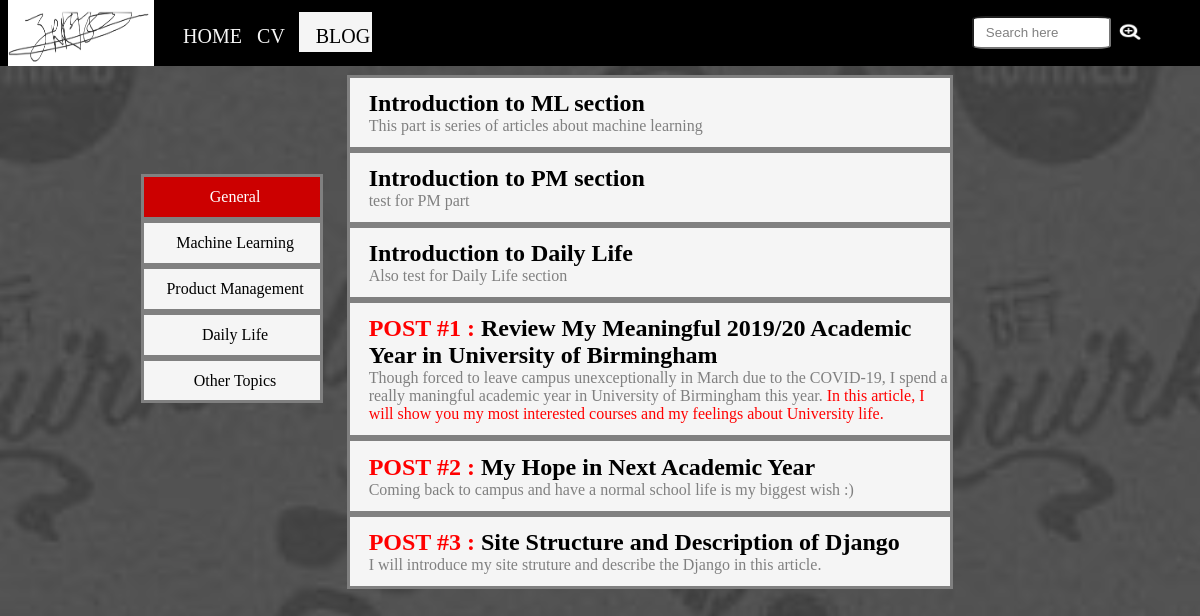
/blog/, run on an earlier commit of the app's database.
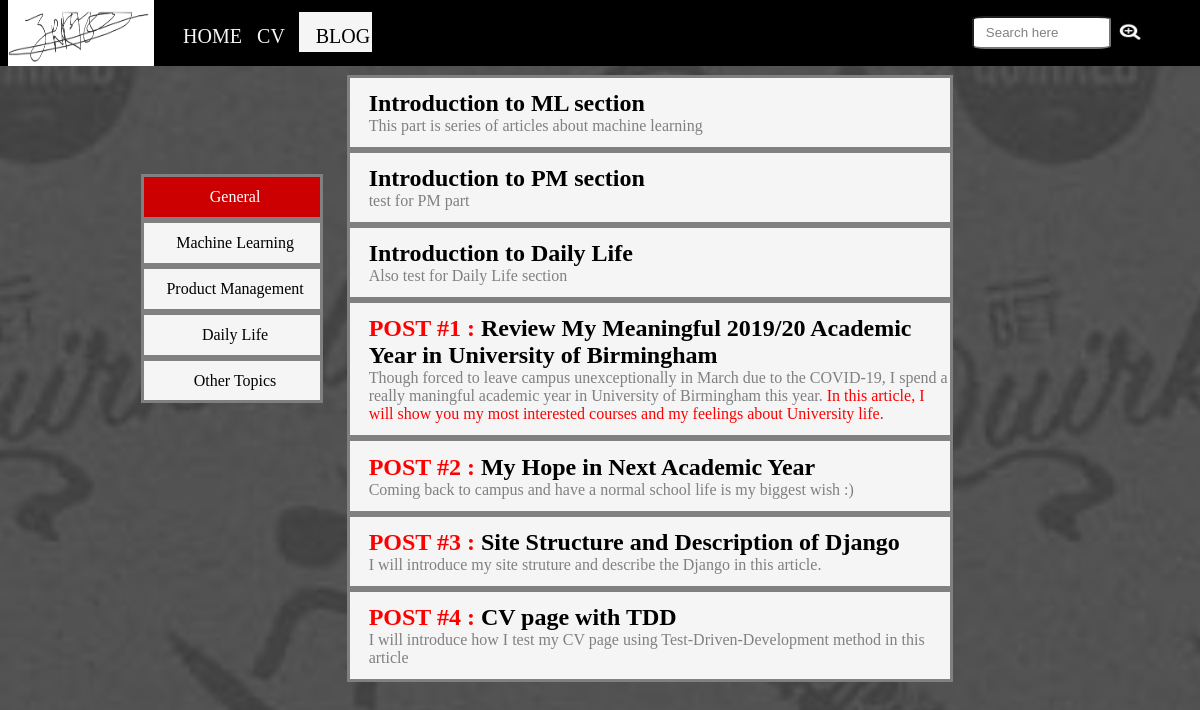
And on a later commit of the database.
### garden/models.py (models this page shows, shortened)
class myTag(models.Model):
    tag = models.CharField(max_length=100, blank=True, default="")

class myArt(models.Model):
    title = models.CharField(max_length=100000, blank=True, default="")
    abstract = models.CharField(max_length=100000, blank=True, default="")
    content = models.CharField(max_length=1000000, blank=True, default="")
    favor = models.IntegerField()
    date = models.DateTimeField(auto_now=True)
    myTag = models.ForeignKey(myTag,
                              on_delete=models.CASCADE,
                              null=True,
                              related_name='article')

### garden/views.py (the view)
# urls.py: 2. Add a URL to urlpatterns:  path('blog/', include('blog.urls'))
def blog(request):
    return render(request, "garden/Blog.html", {
        "articles": myArt.objects.all(),
        "popTag": myTag.objects.all()
    })

### garden/templates/garden/Blog.html (shortened to what this page needs)
<!DOCTYPE html>
<html>
  <head>
    <link
      href="../../static/css/Blog.css?version=001"
      rel="stylesheet"
      type="text/css"
    />
  </head>
  <body>
    <div class="menus">
      <div id="signitureField">
        <img id="signiture" src="../../static/media/photo/home/signiture.png" />
      </div>
      <div
         onmouseover="menuHovered('homeField')"
         onmouseout="menuUnHovered('homeField')"
         onclick="window.location.href='../'" id="homeField">
        <label id="homeMenu">HOME</label>
      </div>
      <div
         onmouseover="menuHovered('cvField')"
         onmouseout="menuUnHovered('cvField')"
         onclick="window.location.href='../cv'" id="cvField">
        <label id="cvMenu">CV</label>
      </div>
      <div
         onmouseover="menuHovered('blogField')"
         onmouseout="menuUnHovered('blogField')"
         onclick="window.location.href=''" id="blogField">
        <label id="blogMenu">BLOG</label>
      </div>
      <input id="searchInp" value="Search here" type="text" />
      <img id="searchIcon" src="../../static/media/photo/home/search.jpeg" />
    </div>
    <div class="tagMenu">
      <div class="tags" id="general"
         onmouseover="tagHovered('general')"
         onmouseout="tagUnHovered('general' , '{{tagId}}')"
         onclick="window.location.href='../blog'">
        <label>General</label>
      </div>
       {% for tag in popTag %}
         <div class="tags" id="tag{{ forloop.counter }}"
         onmouseover="tagHovered('tag{{ forloop.counter }}')"
         onmouseout="tagUnHovered('tag{{ forloop.counter }}' , '{{tagId}}')"
         onclick="window.location.href='tag?id={{tag.id}}&&tagId=tag{{ forloop.counter }}'">
           <label >{{ tag.tag }}</label>
         </div>
       {% endfor %}
    </div>
    <div class="titleMenu">
      {% for art in articles %}
      {% autoescape off %}
        <div class="titles" id="title{{ forloop.counter }}"
        onmouseover="titleHovered('name{{ forloop.counter }}')"
        onmouseout="titleUnHovered('name{{ forloop.counter }}')"
        onclick="window.location.href='article?article={{art.id}}&&tagId={{tagId}}'">
          <label id="name{{ forloop.counter }}" style="color: black; font-size: 150%; font-weight: bold; font-family:'Franklin Gothic Medium;'"> {{ art.title }}</label><br>
          <label id="abs{{ forloop.counter }}"> {{ art.abstract }} </label>
        </div>
        {% endautoescape %}
      {% endfor %}
    </div>
</html>

### garden/static/css/Blog.css (style rules this page uses)
body { position: absolute; left: -1%; right: -1%; width: 101%; height: 100%; background-image: url("../media/photo/background.png"); }
.menus { position: absolute; width: 100%; height: 8%; top: -1%; left: 0%; background-color: black; color: whitesmoke; font-size: 20px; }
#signitureField { position: absolute; left: 1%; top: 0%; width: 12%; height: 100%; background-color: whitesmoke; }
#signiture { position: absolute; top: 0%; left: 0%; height: 100%; width: 100%; }
#homeField { position: absolute; left: 14%; top: 19%; width: 6%; height: 60%; }
#homeMenu { position: absolute; top: 32%; left: 24%; }
#cvField { position: absolute; left: 20.5%; top: 19%; width: 4%; height: 60%; }
#cvMenu { position: absolute; top: 32%; left: 26%; }
#blogField { position: absolute; left: 25%; top: 19%; width: 6%; height: 60%; background-color: whitesmoke; color: black; }
#blogMenu { position: absolute; top: 32%; left: 23%; }
#searchInp { position: absolute; width: 10%; height: 40%; right: 8%; top: 25%; border-radius: 10%; color: grey; padding-left: 1%; }
#searchIcon { position: absolute; width: 2%; height: 28%; right: 5.5%; top: 35%; }
.tagMenu { position: absolute; left: 12%; top: 20%; background-color: whitesmoke; width: 15%; height: auto; }
.tags { text-align: center; border-width: small; border-color: grey; border-style: solid; padding-left: 3%; padding-top: 6%; padding-bottom: 6%; }
.titleMenu { position: absolute; left: 29%; top: 8%; background-color: whitesmoke; width: 50%; height: auto; overflow-y: auto; }
.titles { position: relative; border-width: 5%; border-color: grey; border-style: solid; padding-left: 3%; padding-top: 2%; padding-bottom: 2%; color: grey; }

What changed in the data, as far as the page shows it:
added myArt: title "POST #4 : CV page with TDD", abstract "I will introduce how I test my CV page using Test-Driven-Development method in this article"
